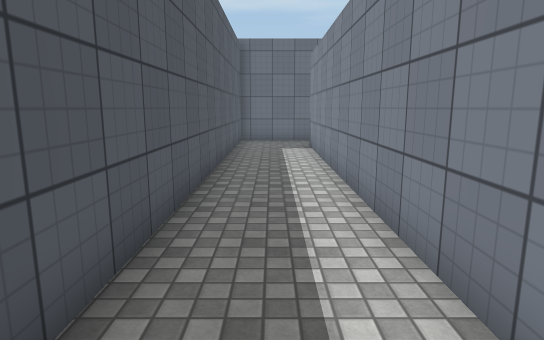
[1] (above)

22 first-person views from a walk through a Unity game level. The camera is 1.5 m above the floor, tilts 10° down and sees 75° across. The floor is counted in squares, 1 m on a side. Each view is taken from the middle of a square. On the plan, view 1 faces up. The plan holds only what a view shows up to about 16 squares ahead; the rest is blank. Surface patterns are stand-ins for the level's own textures.

[2]
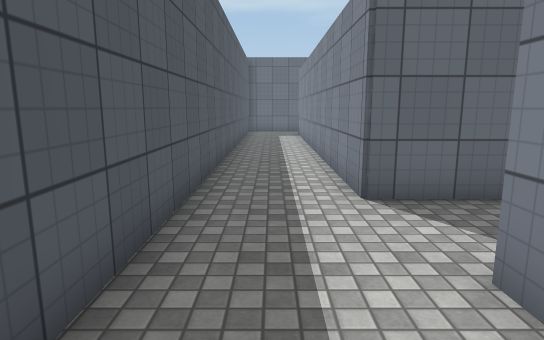

[3]
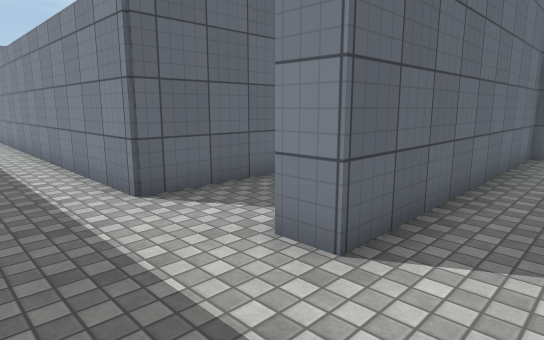

[4]
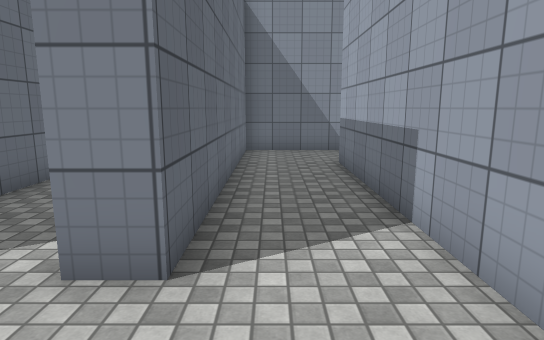

[5]
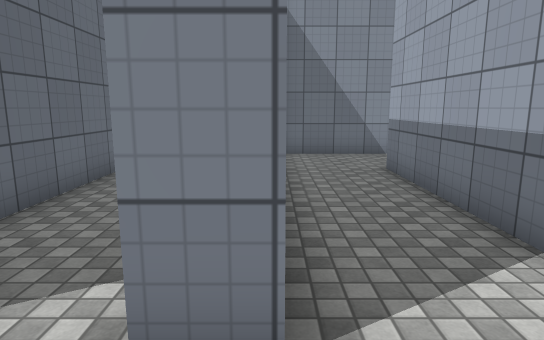

[6]
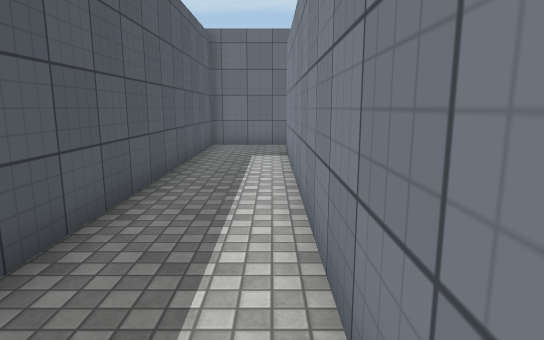

[7]
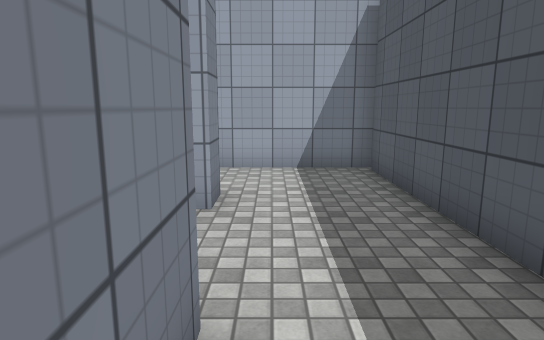

[8]
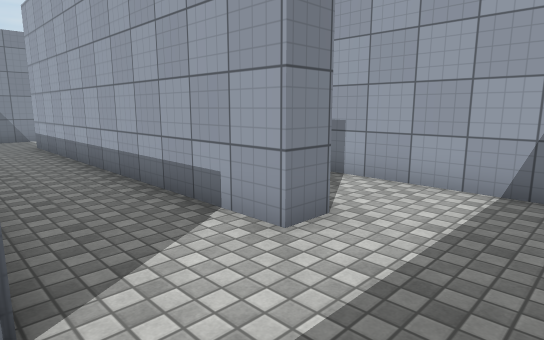

[9]
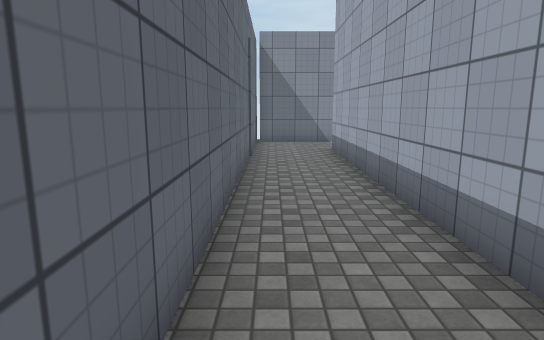

[10]
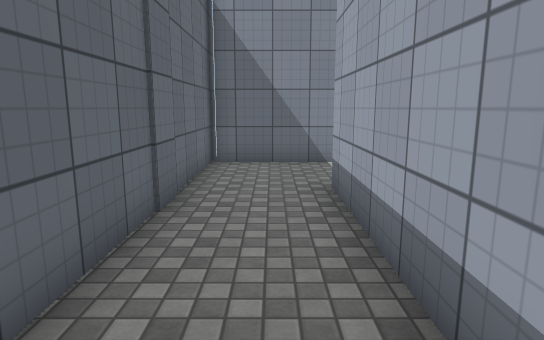

[11]
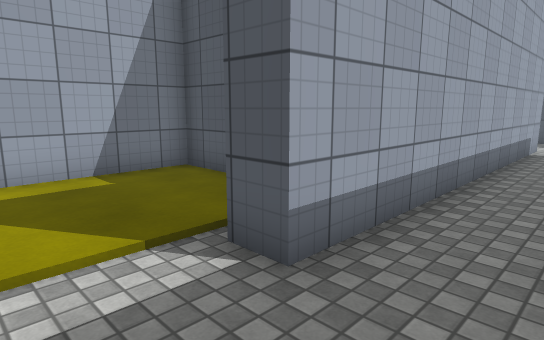

[12]
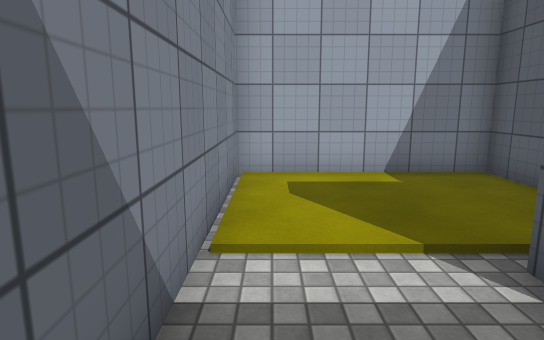

[13]
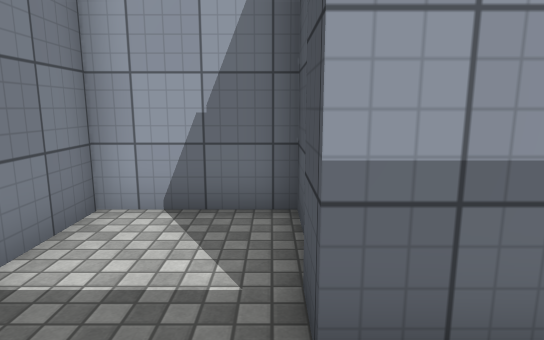

[14]
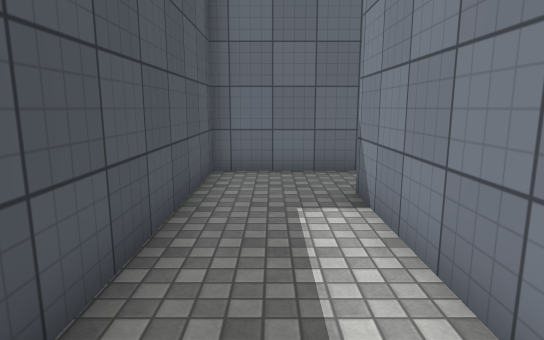

[15]
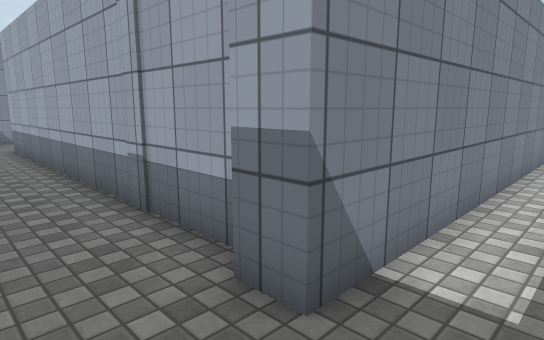

[16]
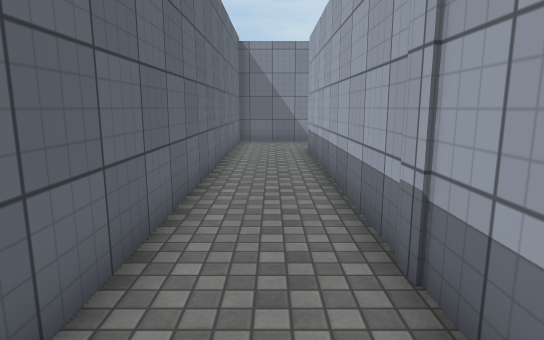

[17]
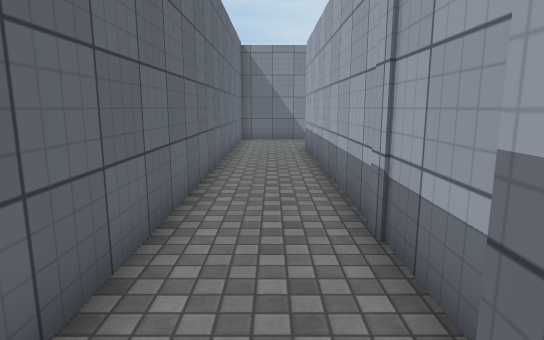

[18]
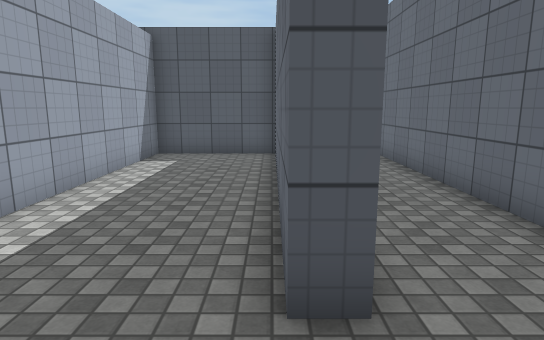

[19]
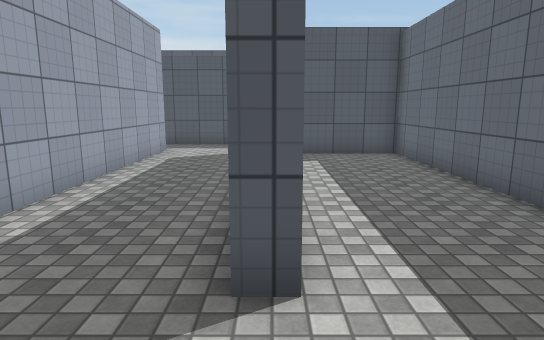

[20]
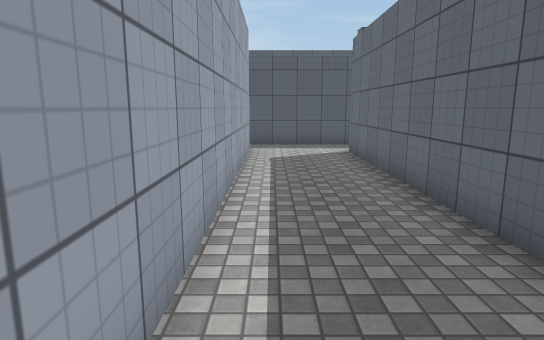

[21]
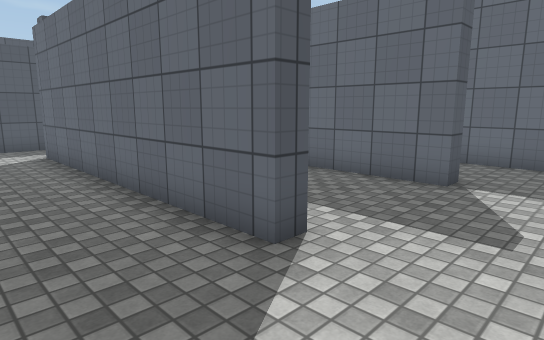

[22]
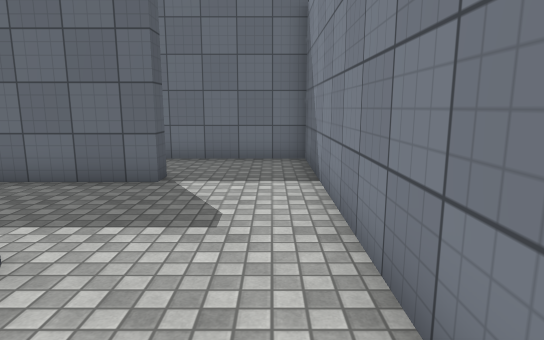

### Floor plan
Points are (right, up) in squares from view 1. A wall is a line through its corners. A room is listed if a view was taken in it or the views show most of it. See-through windows are left out.
Room 1 (views 1, 2, 3, 4, 5, 6, 7, 8, 13, 14, 15, 17)
walls: (1.5, -0.3) (1.5, 14.1); (8.7, -8.9) (8.7, -10.1) (11.6, -10.1) (11.6, -4.1) (1.9, -4.1) (1.9, -3.1); (1.6, 16.5) (-1.4, 16.5) (-1.4, -6.9) (8.7, -6.9) (8.7, -7.9)
ways out: opening at (2, -1.5) to room 2; opening at (1, 15.5) to room 3
Room 2 (views 9, 10, 11, 12)
walls: (12.3, -7.1) (12.3, -8.7) (17.8, -8.7) (17.8, -0.4); (18.5, -0.3) (1.5, -0.3); (1.9, -3.1) (14.7, -3.1) (14.7, -4.1)
ways out: opening at (2, -1.5) to room 1
Room 3 (views 16, 18, 19, 20, 21, 22)
walls: (14.4, 9.2) (14.4, 8.7) (4.8, 8.7); (4.2, 5.2) (16.1, 5.2); (2.3, 9.2) (2.3, 4.5); (2.9, 13.7) (14.7, 13.7) (14.7, 13.1) (5.3, 13.1) (5.3, 9.2) (12.2, 9.2); (18, 7.1) (18, 16.5) (1.6, 16.5); (1.5, 14.1) (2.4, 14.1)
ways out: opening at (1, 15.5) to room 1

Positions as (right, up) in squares from view 1, and headings:
1: (0, 0), facing up
2: (0, -6), facing up
3: (-1, -6), facing up-right
4: (-1, -5), facing right
5: (0, -4), facing right
6: (1, 2), facing up
7: (1, 2), facing down
8: (-1, 0), facing down-right
9: (2, -1), facing right
10: (8, -2), facing right
11: (17, -1), facing down-left
12: (17, -1), facing down
13: (9, -5), facing down
14: (0, 8), facing up
15: (0, 16), facing down-right
16: (2, 15), facing right
17: (1, 15), facing right
18: (17, 13), facing left
19: (17, 9), facing left
20: (17, 6), facing left
21: (17, 6), facing up-left
22: (17, 6), facing up
